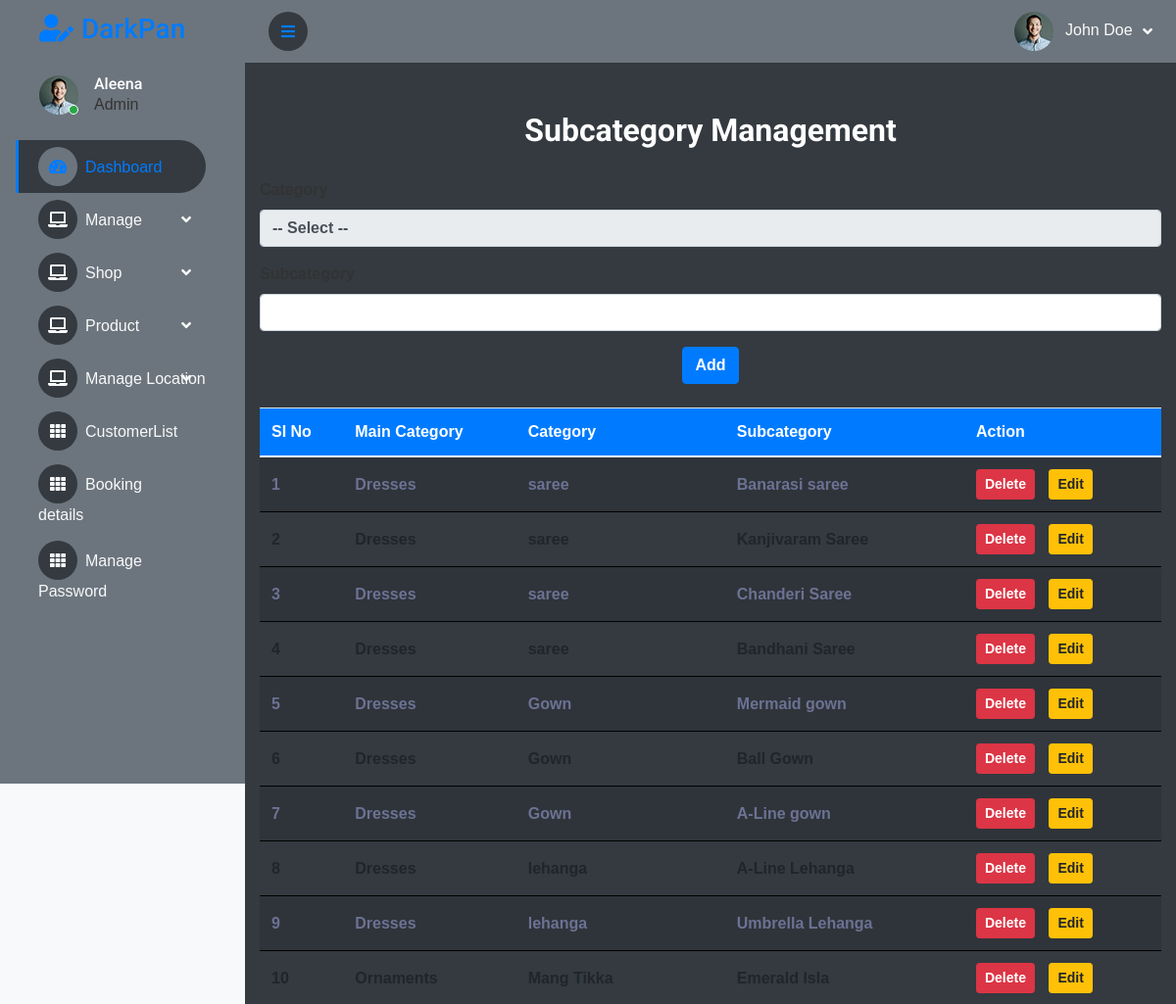
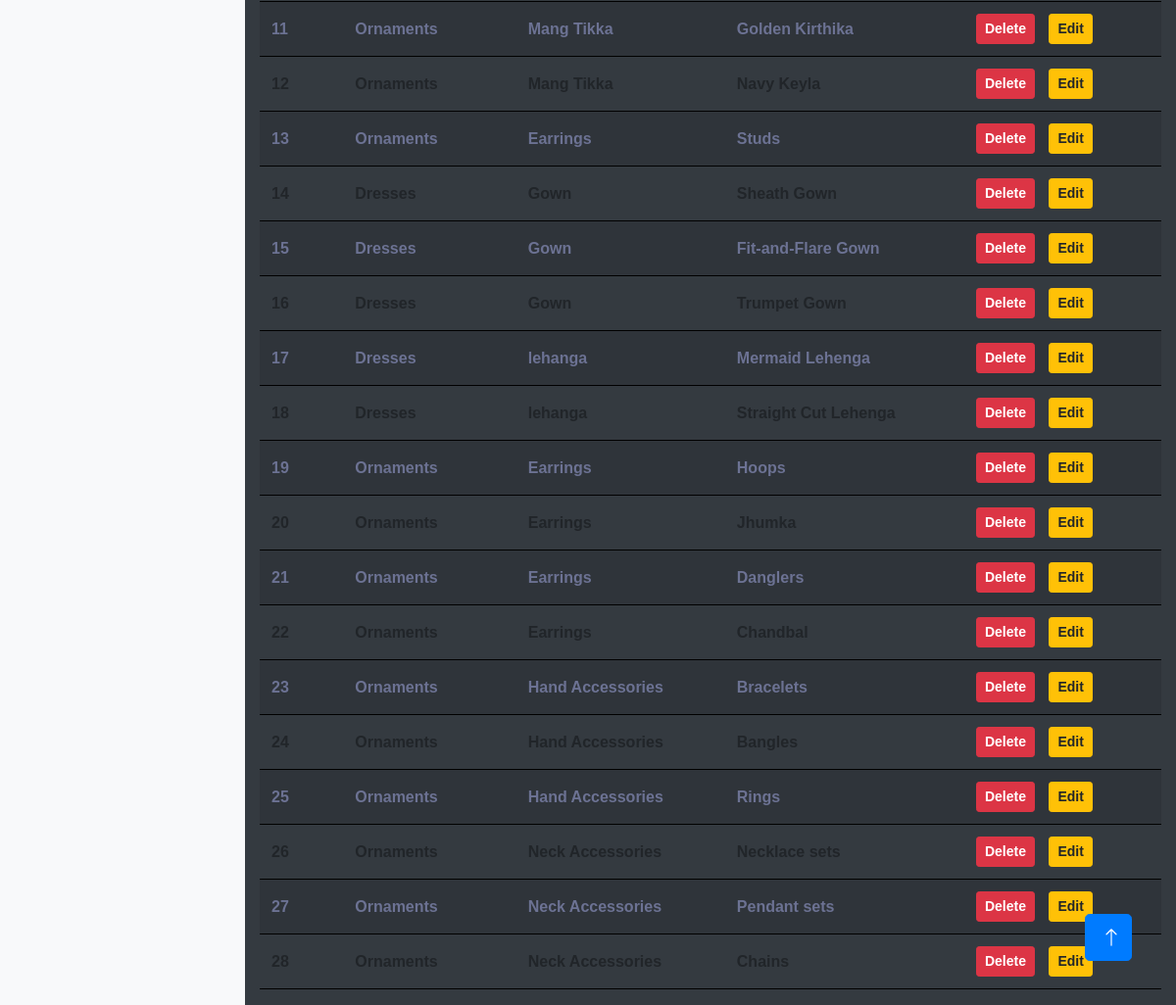
The app's page /Project/Admin/Subcategory.php with its own data (2 pictures, top to bottom).
### tables this page shows
CREATE TABLE `tbl_subcategory` (
  `subcategory_id` int(11) NOT NULL,
  `subcategory_name` varchar(50) NOT NULL,
  `category_id` int(11) NOT NULL
);

CREATE TABLE `tbl_maincategory` (
  `mcategory_id` int(11) NOT NULL,
  `mcategory_name` varchar(30) NOT NULL
);

CREATE TABLE `tbl_category` (
  `category_id` int(11) NOT NULL,
  `category_name` varchar(30) NOT NULL,
  `mcategory_id` int(11) NOT NULL
);

### Project/Admin/Subcategory.php (the view, shortened to what this page needs)
<?php
include("../Assets/Connection/connection.php");
include("Head.php");
		?>
         <?php
$sname='';
?>
<!DOCTYPE html PUBLIC "-//W3C//DTD XHTML 1.0 Transitional//EN" "http://www.w3.org/TR/xhtml1/DTD/xhtml1-transitional.dtd">
<html xmlns="http://www.w3.org/1999/xhtml">
<head>
<link href="https://stackpath.bootstrapcdn.com/bootstrap/4.5.2/css/bootstrap.min.css" rel="stylesheet">
</head>
<body>
<div class="container">
    <h2 class="form-title">Subcategory Management</h2>
    <form id="form1" name="form1" method="post" action="">
        <div class="form-group">
            <label for="sel_category">Category</label>
            <select required class="form-control" name="sel_category" id="sel_category">
                <option value="">-- Select --</option>
            </select>
        </div>
        <div class="form-group">
            <label for="txt_subcategory">Subcategory</label>
            <input required type="text" class="form-control" name="txt_subcategory" id="txt_subcategory" value="<?php echo htmlspecialchars($sname); ?>" />
        </div>
        <div class="form-group text-center">
            <input type="submit" class="btn btn-primary" name="btn_add" id="btn_add" value="Add" />
        </div>
    </form>
    <table class="table table-striped mt-4">
        <thead>
            <tr>
                <th>SI No</th>
                <th>Main Category</th>
                <th>Category</th>
                <th>Subcategory</th>
                <th>Action</th>
            </tr>
        </thead>
        <tbody>
            <?php
            $i = 0;
            $selQry = "SELECT * FROM tbl_subcategory s
                        INNER JOIN tbl_category c ON s.category_id = c.category_id
                        INNER JOIN tbl_maincategory m ON c.mcategory_id = m.mcategory_id";
            $result = $con->query($selQry);
            while ($row = $result->fetch_assoc()) {
                $i++;
            ?>
            <tr>
                <td><?php echo $i; ?></td>
                <td><?php echo htmlspecialchars($row["mcategory_name"]); ?></td>
                <td><?php echo htmlspecialchars($row["category_name"]); ?></td>
                <td><?php echo htmlspecialchars($row["subcategory_name"]); ?></td>
                <td class="action-links">
                    <a href="subcategory.php?did=<?php echo $row["subcategory_id"]; ?>" class="btn btn-danger btn-sm">Delete</a>
                    <a href="subcategory.php?eid=<?php echo $row["subcategory_id"]; ?>" class="btn btn-warning btn-sm">Edit</a>
                </td>
            </tr>
            <?php
            }
            ?>
        </tbody>
    </table>
</div>
</body>
</html>
<?php
            include("Foot.php");
?>

### Project/Assets/Templates/Admin/css/style.css (style rules this page uses)
:root { --primary: #EB1616; --secondary: #191C24; --light: #6C7293; --dark: #000000; }
.btn { transition: .5s; }

### Project/Admin/Subcategory.php (style rules this page uses)
body { background-color: #f8f9fa; font-family: Arial, sans-serif; color: #333; }
.container { margin-top: 50px; }
.form-title { margin-bottom: 30px; text-align: center; font-weight: bold; }
label { font-weight: bold; }
.form-control { font-weight: bold; }
.table th, .table td { font-weight: bold; vertical-align: middle; }
.table th { background-color: #007bff; color: white; }
.btn { font-weight: bold; }
.action-links a { margin-right: 10px; }

### records on screen
tbl_subcategory: tbl_maincategory.mcategory_name "Dresses", category.category_name "saree", subcategory_name "Banarasi saree"
tbl_subcategory: tbl_maincategory.mcategory_name "Dresses", category.category_name "saree", subcategory_name "Kanjivaram Saree"
tbl_subcategory: tbl_maincategory.mcategory_name "Dresses", category.category_name "saree", subcategory_name "Chanderi Saree"
tbl_subcategory: tbl_maincategory.mcategory_name "Dresses", category.category_name "saree", subcategory_name "Bandhani Saree"
tbl_subcategory: tbl_maincategory.mcategory_name "Dresses", category.category_name "Gown", subcategory_name "Mermaid gown"
tbl_subcategory: tbl_maincategory.mcategory_name "Dresses", category.category_name "Gown", subcategory_name "Ball Gown"
tbl_subcategory: tbl_maincategory.mcategory_name "Dresses", category.category_name "Gown", subcategory_name "A-Line gown"
tbl_subcategory: tbl_maincategory.mcategory_name "Dresses", category.category_name "lehanga", subcategory_name "A-Line Lehanga"
tbl_subcategory: tbl_maincategory.mcategory_name "Dresses", category.category_name "lehanga", subcategory_name "Umbrella Lehanga"
tbl_subcategory: tbl_maincategory.mcategory_name "Ornaments", category.category_name "Mang Tikka", subcategory_name "Emerald Isla"
tbl_subcategory: tbl_maincategory.mcategory_name "Ornaments", category.category_name "Mang Tikka", subcategory_name "Golden Kirthika"
tbl_subcategory: tbl_maincategory.mcategory_name "Ornaments", category.category_name "Mang Tikka", subcategory_name "Navy Keyla"
tbl_subcategory: tbl_maincategory.mcategory_name "Ornaments", category.category_name "Earrings", subcategory_name "Studs"
tbl_subcategory: tbl_maincategory.mcategory_name "Dresses", category.category_name "Gown", subcategory_name "Sheath Gown"
tbl_subcategory: tbl_maincategory.mcategory_name "Dresses", category.category_name "Gown", subcategory_name "Fit-and-Flare Gown"
tbl_subcategory: tbl_maincategory.mcategory_name "Dresses", category.category_name "Gown", subcategory_name "Trumpet Gown"
tbl_subcategory: tbl_maincategory.mcategory_name "Dresses", category.category_name "lehanga", subcategory_name "Mermaid Lehenga"
tbl_subcategory: tbl_maincategory.mcategory_name "Dresses", category.category_name "lehanga", subcategory_name "Straight Cut Lehenga"
tbl_subcategory: tbl_maincategory.mcategory_name "Ornaments", category.category_name "Earrings", subcategory_name "Hoops"
tbl_subcategory: tbl_maincategory.mcategory_name "Ornaments", category.category_name "Earrings", subcategory_name "Jhumka"
tbl_subcategory: tbl_maincategory.mcategory_name "Ornaments", category.category_name "Earrings", subcategory_name "Danglers"
tbl_subcategory: tbl_maincategory.mcategory_name "Ornaments", category.category_name "Earrings", subcategory_name "Chandbal"
tbl_subcategory: tbl_maincategory.mcategory_name "Ornaments", category.category_name "Hand Accessories", subcategory_name "Bracelets"
tbl_subcategory: tbl_maincategory.mcategory_name "Ornaments", category.category_name "Hand Accessories", subcategory_name "Bangles"
tbl_subcategory: tbl_maincategory.mcategory_name "Ornaments", category.category_name "Hand Accessories", subcategory_name "Rings"
tbl_subcategory: tbl_maincategory.mcategory_name "Ornaments", category.category_name "Neck Accessories", subcategory_name "Necklace sets"
tbl_subcategory: tbl_maincategory.mcategory_name "Ornaments", category.category_name "Neck Accessories", subcategory_name "Pendant sets"
tbl_subcategory: tbl_maincategory.mcategory_name "Ornaments", category.category_name "Neck Accessories", subcategory_name "Chains"
